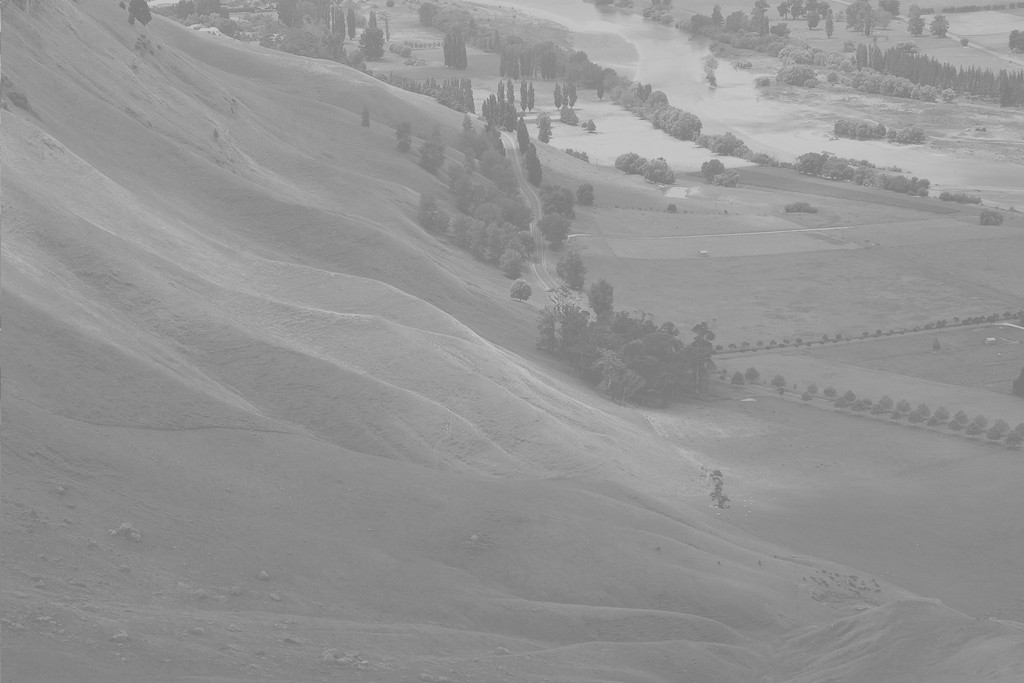
#> input picture Assignment_32/inputs/3_plain.jpg, 1024 x 683 px
$ jupyter execute 3_Histogram_Equalization.ipynb
#> lines starting #> are read from the running program, lines starting #| are printed output that depends on the picture
[cell 1]
import cv2
import numpy as np
import matplotlib.pyplot as plt

[cell 2]
plain_lowcontrast   = cv2.imread("inputs/3_plain.jpg" , cv2.IMREAD_GRAYSCALE)
#> plain_lowcontrast is the input picture: shape (683, 1024); min 114, max 208, mean 148
skyView_lowcontrast = cv2.imread("inputs/3_skyView.jpg" , cv2.IMREAD_GRAYSCALE)
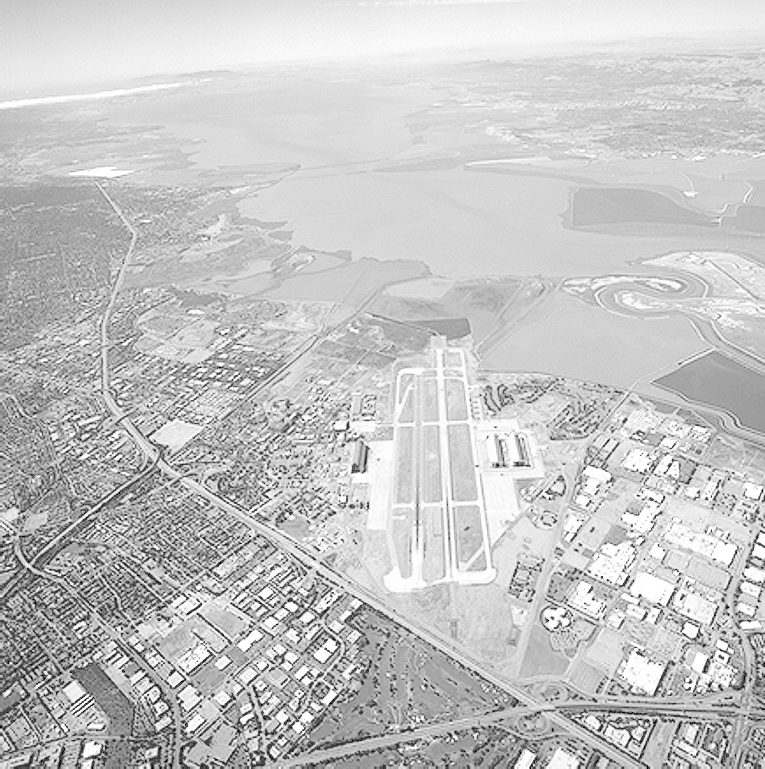
#> input picture Assignment_32/inputs/3_skyView.jpg, 765 x 769 px
#> skyView_lowcontrast is the input picture: shape (769, 765); min 0, max 255, mean 197.1
plain_lowcontrast   = cv2.resize(plain_lowcontrast , (650 ,500))
#> plain_lowcontrast: shape (500, 650)
skyView_lowcontrast = cv2.resize(skyView_lowcontrast , (450 ,550))
#> skyView_lowcontrast: shape (550, 450)


clahe = cv2.createCLAHE(clipLimit=2.0, tileGridSize=(8,8))
clahe_plain = clahe.apply(plain_lowcontrast)
cv2.imwrite('outputs/clahe_plain.jpg',clahe_plain)

clahe = cv2.createCLAHE(clipLimit=2.0, tileGridSize=(8,8))
clahe_skyView = clahe.apply(skyView_lowcontrast)
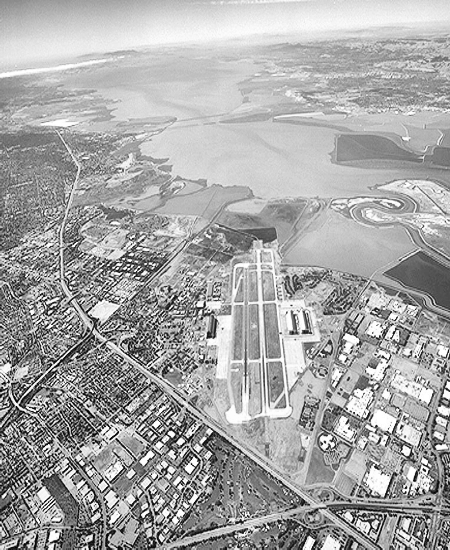
#> clahe_skyView: shape (550, 450); min 0, max 255, mean 166.8
cv2.imwrite('outputs/clahe_skyView.jpg',clahe_skyView)


plain_equalized = cv2.equalizeHist(plain_lowcontrast)
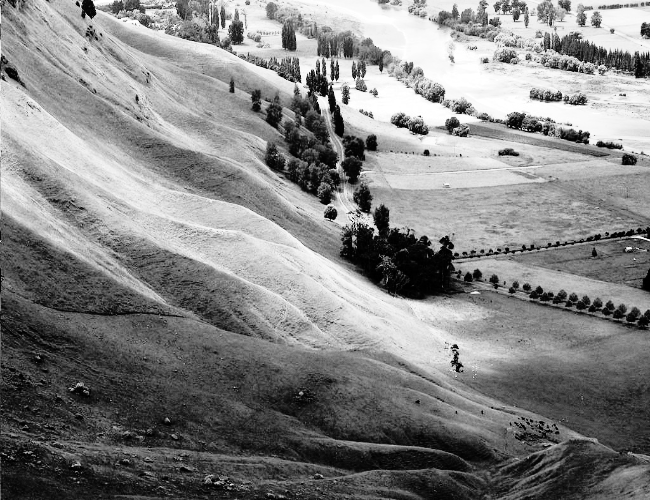
#> plain_equalized: shape (500, 650); min 0, max 255, mean 130.6
skyView_equalized = cv2.equalizeHist(skyView_lowcontrast)
cv2.imwrite("outputs/plain_equalized.jpg" , plain_equalized )
cv2.imwrite("outputs/skyView_equalized.jpg" , skyView_equalized)

plain_clahe_equalized = cv2.equalizeHist(clahe_plain)
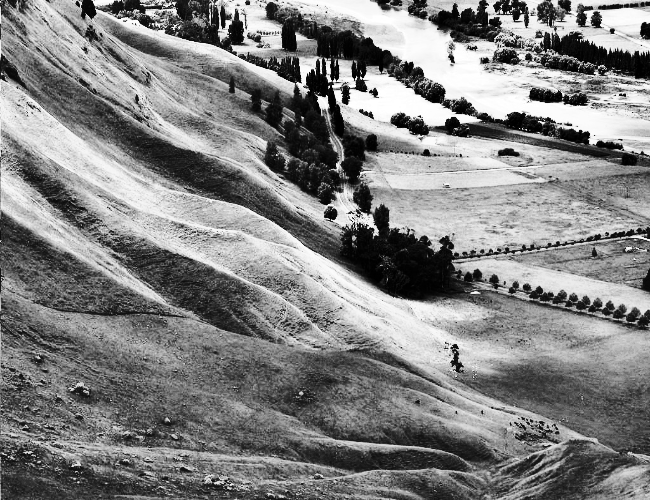
#> plain_clahe_equalized: shape (500, 650); min 0, max 255, mean 129.1
skyView_clahe_equalized = cv2.equalizeHist(clahe_skyView)
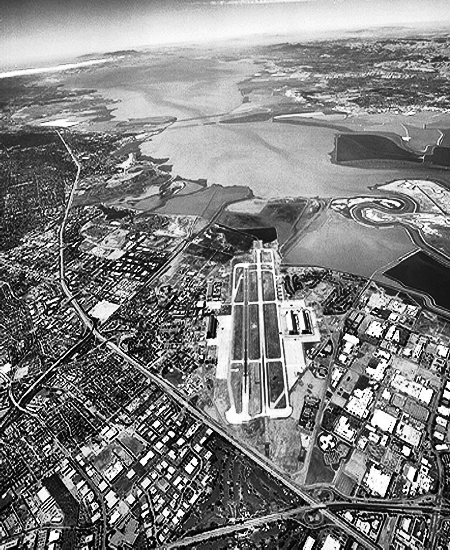
#> skyView_clahe_equalized: shape (550, 450); min 0, max 255, mean 128.2
cv2.imwrite("outputs/plain_clahe_equalized.jpg" , plain_clahe_equalized)
cv2.imwrite("outputs/skyView_clahe_equalized.jpg" , skyView_clahe_equalized)


plain_hist_low_contrast  = cv2.calcHist([plain_lowcontrast]   , [0] , None , [256] , [0 ,256])
#> plain_hist_low_contrast = 256 values, max 13882 at index 137, min 0 at index 0, mean 1269.5
plain_hist_equalization = cv2.calcHist([plain_equalized]  , [0] , None , [256] , [0 ,256])
#> plain_hist_equalization = 256 values, max 13882 at index 63, min 0 at index 6, mean 1269.5
plain_hist_clahe               = cv2.calcHist([clahe_plain]   , [0] , None , [256] , [0 ,256])
#> plain_hist_clahe = 256 values, max 7914 at index 137, min 0 at index 0, mean 1269.5
plain_hist_clahePLUSeq = cv2.calcHist([plain_clahe_equalized]  , [0] , None , [256] , [0 ,256])
#> plain_hist_clahePLUSeq = 256 values, max 7914 at index 105, min 0 at index 26, mean 1269.5

skyView_hist_low_contrast = cv2.calcHist([skyView_lowcontrast]  , [0] , None , [256] , [0 ,256])
#> skyView_hist_low_contrast = 256 values, max 5247 at index 213, min 0 at index 1, mean 966.8
skyView_hist_equalization = cv2.calcHist([skyView_equalized] , [0] , None , [256] , [0 ,256])
#> skyView_hist_equalization = 256 values, max 5247 at index 157, min 0 at index 40, mean 966.8
skyView_hist_clahe               = cv2.calcHist([clahe_skyView]   , [0] , None , [256] , [0 ,256])
#> skyView_hist_clahe = 256 values, max 2531 at index 204, min 5 at index 0, mean 966.8
skyView_hist_clahePLUSeq = cv2.calcHist([skyView_clahe_equalized]  , [0] , None , [256] , [0 ,256])
#> skyView_hist_clahePLUSeq = 256 values, max 2531 at index 183, min 0 at index 62, mean 966.8

#original / eq / clahe / clahe+eq

numpy_horizontal = np.hstack((plain_lowcontrast , plain_equalized  , clahe_plain , plain_clahe_equalized))
plain_org_Eq_clahe_ClahePLUSOrg = np.concatenate((plain_lowcontrast , plain_equalized  , clahe_plain , plain_clahe_equalized ), axis=1)
cv2.imwrite("outputs/result3_plain_org_eql_clahe_clahePLUSeq.jpg" ,plain_org_Eq_clahe_ClahePLUSOrg )

numpy_horizontal = np.hstack((skyView_lowcontrast , skyView_equalized  , clahe_skyView , skyView_clahe_equalized))
#> numpy_horizontal: shape (550, 1800)
skyView_org_Eq_clahe_ClahePLUSOrg = np.concatenate((skyView_lowcontrast , skyView_equalized  ,clahe_skyView,  skyView_clahe_equalized), axis=1)
cv2.imwrite("outputs/result3_skyView_org_eql_clahe_clahePLUSeq.jpg" ,skyView_org_Eq_clahe_ClahePLUSOrg )


# plain before and after histogram equalization
plt.subplot(2,2,1)
plt.plot(plain_hist_low_contrast)
plt.title("original plain image hist ")
plt.subplot(2,2,2)
plt.plot(plain_hist_equalization)
plt.title("Equlized")
plt.subplot(2,2,3)
plt.plot(plain_hist_clahe)
plt.title("Clahe" , loc="left", y=0.8 )
plt.subplot(2,2,4)
plt.plot(plain_hist_clahePLUSeq)
plt.title("Clahe + Qqualized" , loc="left" , y=0.8)
plt.show()
#> figure, not shown here; panel 1: curve peaks at x = 137, y = 13882; panel 2: curve peaks at x = 63, y = 13882; panel 3: curve peaks at x = 137, y = 7914; panel 4: curve peaks at x = 105, y = 7914


# sky view before and after histogram equalization
plt.subplot(2,2,1)
plt.plot(skyView_hist_low_contrast)
plt.title("original skyView image hist ")
plt.subplot(2,2,2)
plt.plot(skyView_hist_equalization)
plt.title("Equlized")
plt.subplot(2,2,3)
plt.plot(skyView_hist_clahe)
plt.title("Clahe" , loc="left", y=0.8 )
plt.subplot(2,2,4)
plt.plot(skyView_hist_clahePLUSeq)
plt.title("Clahe + Qqualized" , loc="left" , y=0.8)
plt.show()
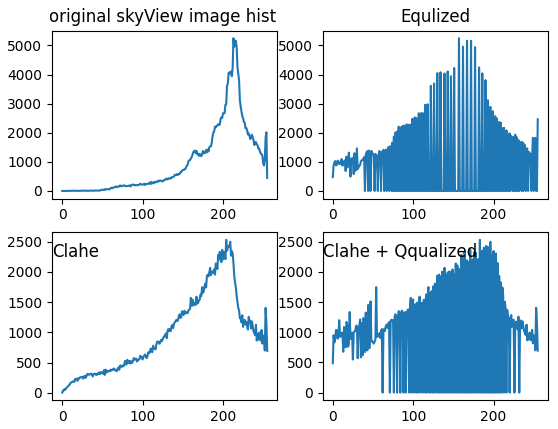
#> figure drawn by matplotlib, 4 panels; panel 1: curve peaks at x = 213, y = 5247; panel 2: curve peaks at x = 157, y = 5247; panel 3: curve peaks at x = 204, y = 2531; panel 4: curve peaks at x = 183, y = 2531

[cell 3]
# part 3 , CLAHE  , room

room = cv2.imread("inputs/3_room.jpg" , cv2.IMREAD_GRAYSCALE)
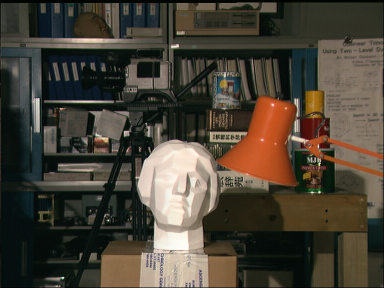
#> input picture Assignment_32/inputs/3_room.jpg, 384 x 288 px
#> room: shape (288, 384); min 0, max 253, mean 67.2
cv2.imwrite("outputs/room_gray.jpg" , room )


equalized_room = cv2.equalizeHist(room )
cv2.imwrite("outputs/room_equalized.jpg" , equalized_room )

clahe = cv2.createCLAHE(clipLimit=2.0, tileGridSize=(8,8))
clahe_room = clahe.apply(room)
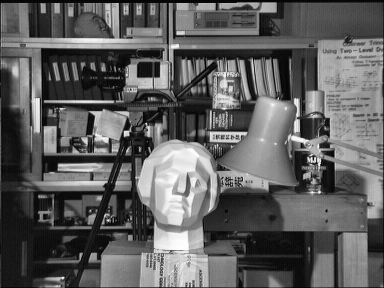
#> clahe_room: shape (288, 384); min 1, max 254, mean 94.3
cv2.imwrite('outputs/room_clahe.jpg',clahe_room)

clahe_equalized_room = cv2.equalizeHist(clahe_room )
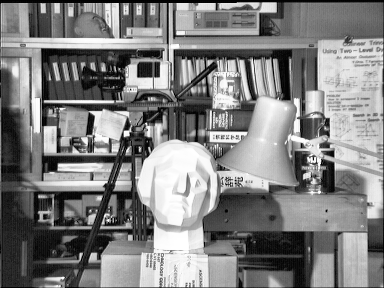
#> clahe_equalized_room: shape (288, 384); min 0, max 255, mean 128.1
cv2.imwrite("outputs/clahe_equalized_room.jpg" , clahe_equalized_room )


numpy_horizontal = np.hstack((room , equalized_room  , clahe_room ))
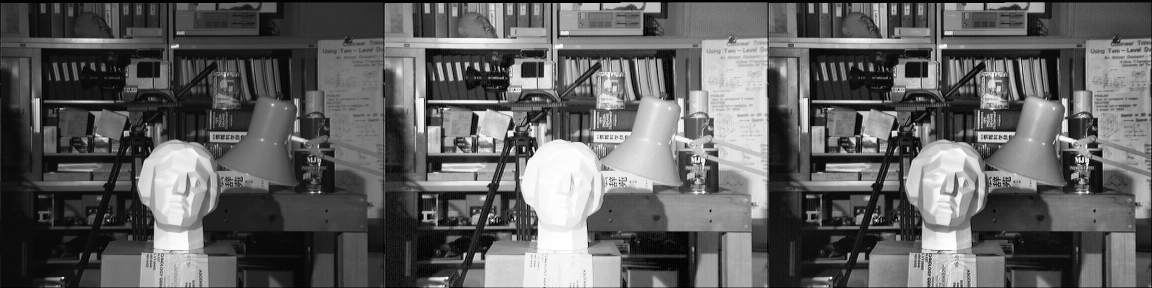
#> numpy_horizontal: shape (288, 1152); min 0, max 255, mean 96.7
ROOM_org_Eq_clahe = np.concatenate((room , equalized_room  , clahe_room), axis=1)
cv2.imwrite("outputs/result3_ROOM_org_eql_clahe_.jpg" , ROOM_org_Eq_clahe )
#> Out = True
